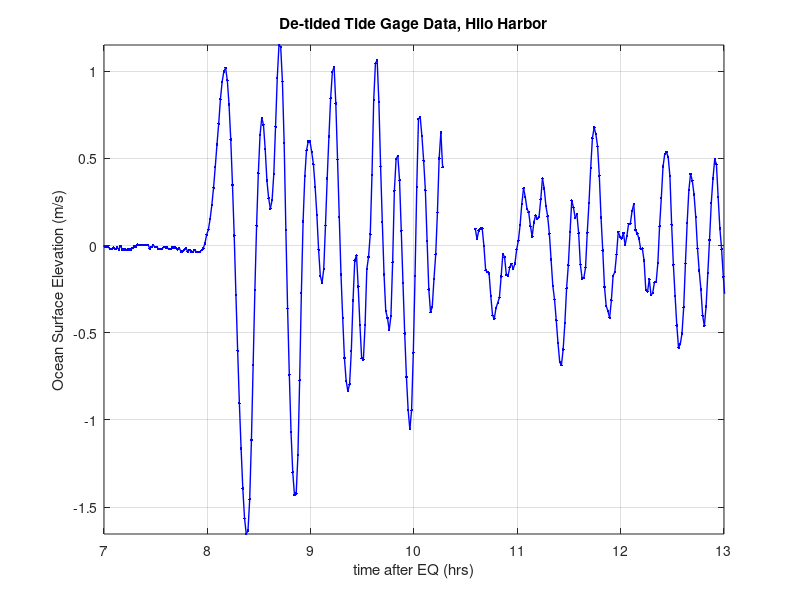

MATLAB code to generate this figure:
% loads and plots adcp data

clear all
clf

load TG_1617760_detided.txt
t=TG_1617760_detided(:,1);
TG_tsunami=TG_1617760_detided(:,2);

plot(t/3600,TG_tsunami,'.-b','linewidth',1)
xlabel('time after EQ (hrs)')
ylabel('Ocean Surface Elevation (m/s)')
title(['De-tided Tide Gage Data, Hilo Harbor'])
grid on
axis([7 13 -Inf Inf])

print -djpeg100 TideGage.jpg 



